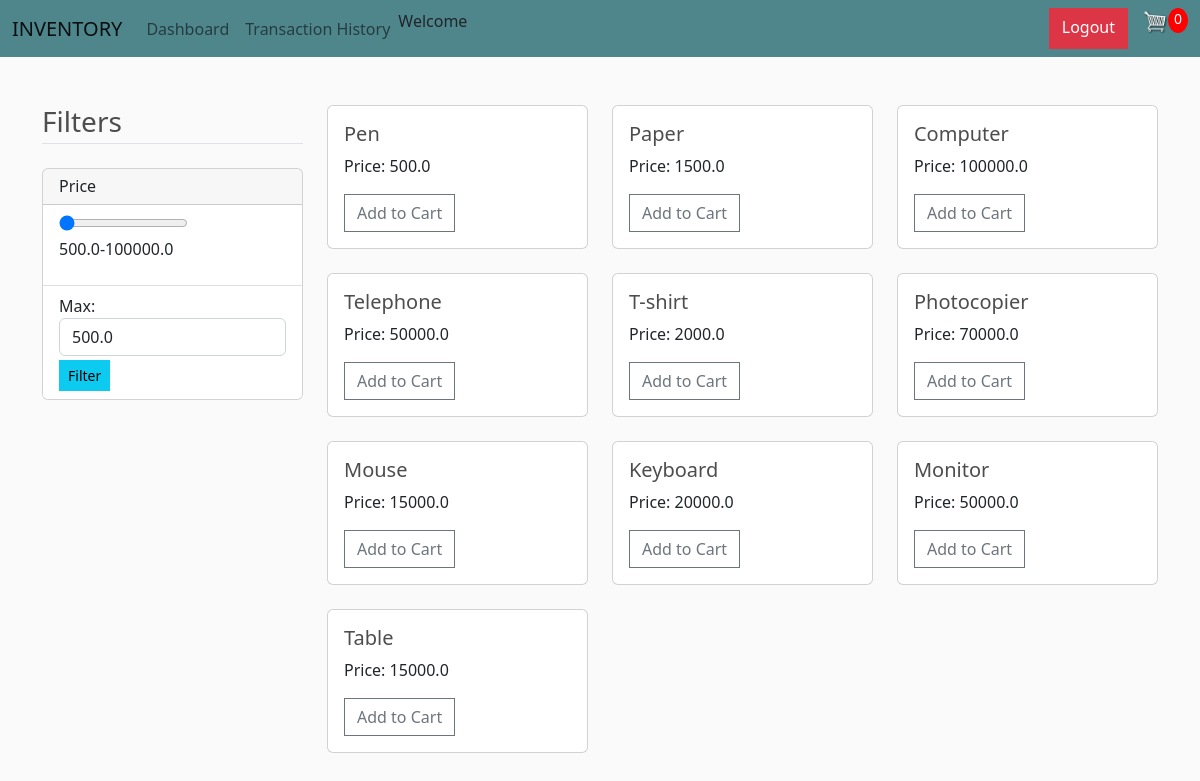
The app's page / (signed in) with its own data.
### inventory/models.py (models this page shows, shortened)
class Product(models.Model):
    customer = models.ForeignKey(User, on_delete=models.SET_NULL, null=True, blank=True)
    name = models.CharField(max_length=200)
    price = models.FloatField()

### inventory/views.py (the view)
# urls.py: path("", views.home, name="home"),
@login_required
def home(request):
    data = cartData(request)
    cartItems = data['cartItems']
    order = data['order']
    items = data['items']
    min_price=Product.objects.aggregate(Min('price'))
    max_price=Product.objects.aggregate(Max('price'))
    minMaxPrice=Product.objects.aggregate(Min('price'),Max('price'))
    products = Product.objects.all()
    context = {'products':products, 'cartItems':cartItems, 'min_price':min_price, 'max_price':max_price, 'minMaxPrice':minMaxPrice, }
    return render(request, 'inventory/home.html', context)

### inventory/models.py (called while the page is built)
    def save(self, *args, **kwargs):
        while not self.transaction_id:
            transaction_id = secrets.token_urlsafe(20)
            object_with_similar_Ref = Order.objects.filter(transaction_id = transaction_id)
            if not object_with_similar_Ref:
                self.transaction_id = transaction_id
        super().save(*args, **kwargs)

    @property
    def get_cart_total(self):
        orderitems = self.orderitem_set.all()
        total = sum([item.get_total for item in orderitems])
        return total

    @property
    def get_cart_items(self):
        orderitems = self.orderitem_set.all()
        total = sum([item.quantity for item in orderitems])
        return total

### inventory/utils.py (called while the page is built)
def cartData(request):
	if request.user.is_authenticated:
		customer = request.user
		order, created = Order.objects.get_or_create(customer=customer, complete=False)
		items = order.orderitem_set.all()
		order.amount = order.get_cart_total
		order.save()
		cartItems = order.get_cart_items
	else:
		cookieData = cookieCart(request)
		cartItems = cookieData['cartItems']
		order = cookieData['order']
		items = cookieData['items']
	return {'cartItems':cartItems ,'order':order, 'items':items}

### inventory/templates/inventory/home.html (shortened to what this page needs)
{% extends "inventory/base.html" %}
{% load static %}
{% block content %}
<div class="container mt-5">
<div class="row">
  <div class="col-lg-3">
<h3 class="mb-4 border-bottom pb-1">Filters</h3>
<div class="card mb-4">
  <h6 class="card-header">Price</h6>
  <div class="list-group list-group-flush">
    <li class="list-group-item">
      <input type="range" value="{{minMaxPrice.price__min}}" max={{minMaxPrice.price__max}} min={{minMaxPrice.price__min}} id="rangeInput" oninput="maxPrice.value=this.value" />
      <p>{{minMaxPrice.price__min}}-{{minMaxPrice.price__max}}</p>
    </li>
    <li class="list-group-item">
      Max: <input type="number" value="{{minMaxPrice.price__min}}" max={{minMaxPrice.price__max}} min={{minMaxPrice.price__min}} class="form-control" id="maxPrice" onkeyup="rangeInput.value=this.value" id="maxPrice" />
      <button id="priceFilterBtn" class="btn btn-info btn-sm mt-1">Filter</button>
    </li>
  </div>
</div>
</div>
<div class="col-lg-9">
    <div class="row row-cols-1 row-cols-md-3 g-4" id="filteredItems">
      {% include './pages/items.html' %}
    </div>
  </div>
</div>
</div>
{% endblock %}

### inventory/templates/inventory/pages/items.html
{% for product in products %}
<div class="col">
    <div class="card h-100">
      <div class="card-body">
        <h5 class="card-title">{{ product.name }}</h5>
        <p class="card-text">Price: {{product.price}}</p>
        <button data-product="{{product.id}}" data-action="add" class="btn btn-outline-secondary add-btn update-cart">Add to Cart</button>
    </div>
    </div>
  </div>
{% endfor %}

### static/static/css/main.css (style rules this page uses)
body { background-color: hsl(0, 0%, 98%); }
h1,h2,h3,h4,h5,h6 { color:hsl(0, 0%, 30%); }
.btn { border-radius: 0; }

### records on screen
Product: name "Pen", price "500.0"
Product: name "Paper", price "1500.0"
Product: name "Computer", price "100000.0"
Product: name "Telephone", price "50000.0"
Product: name "T-shirt", price "2000.0"
Product: name "Photocopier", price "70000.0"
Product: name "Mouse", price "15000.0"
Product: name "Keyboard", price "20000.0"
Product: name "Monitor", price "50000.0"
Product: name "Table", price "15000.0"

### other values on screen
{{ cartItems }} "0"
{{ minMaxPrice.price__min }} "500.0"
{{ minMaxPrice.price__max }} "100000.0"
